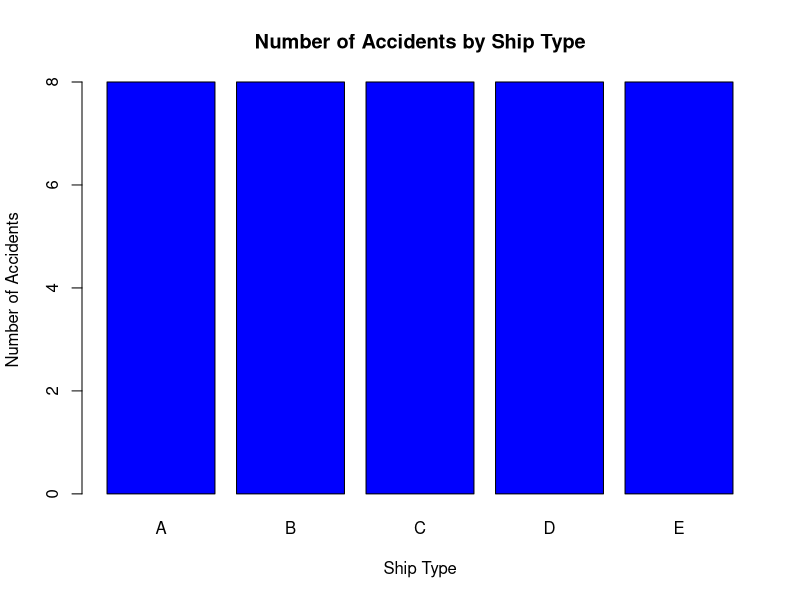

R code for this plot:


library(MASS)
data(ships)


accidents_by_type <- table(ships$type)


barplot(accidents_by_type, main = "Number of Accidents by Ship Type", xlab = "Ship Type", ylab = "Number of Accidents", col = "blue")


